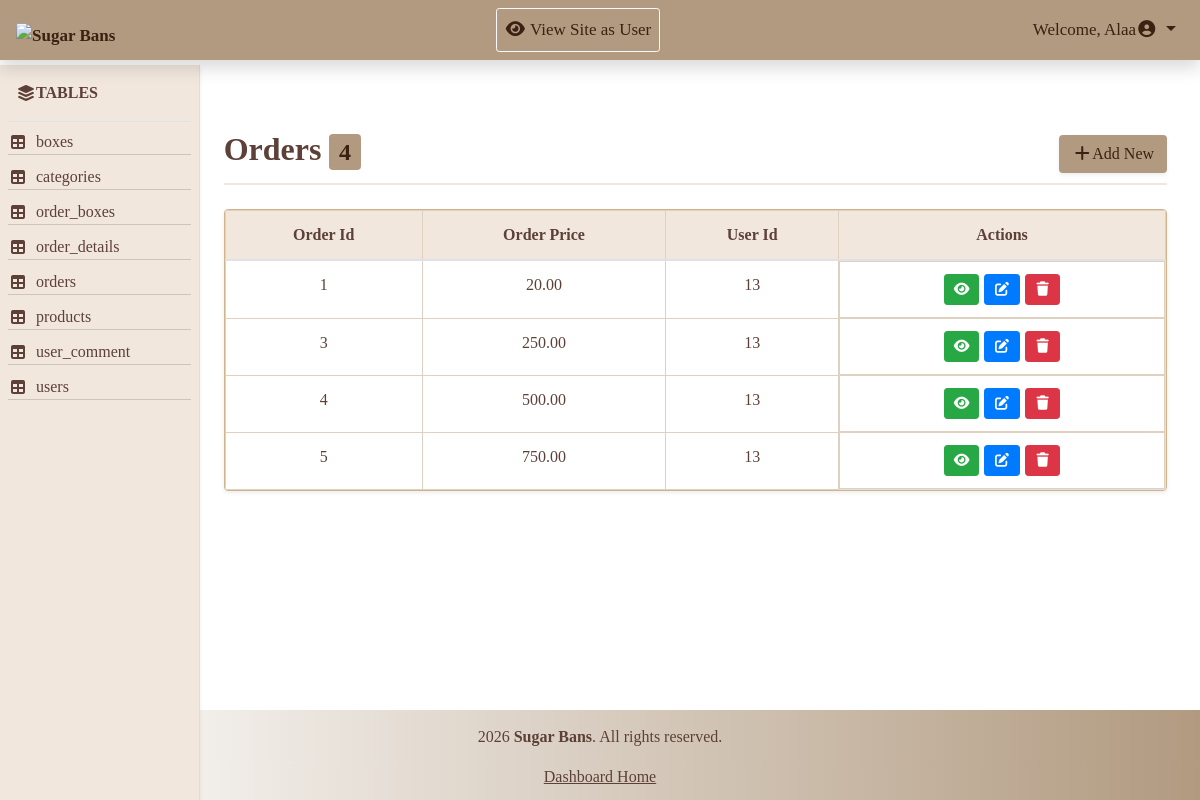
/Admin/view_table.php?table=orders (signed in), run on an earlier commit of the app's database.
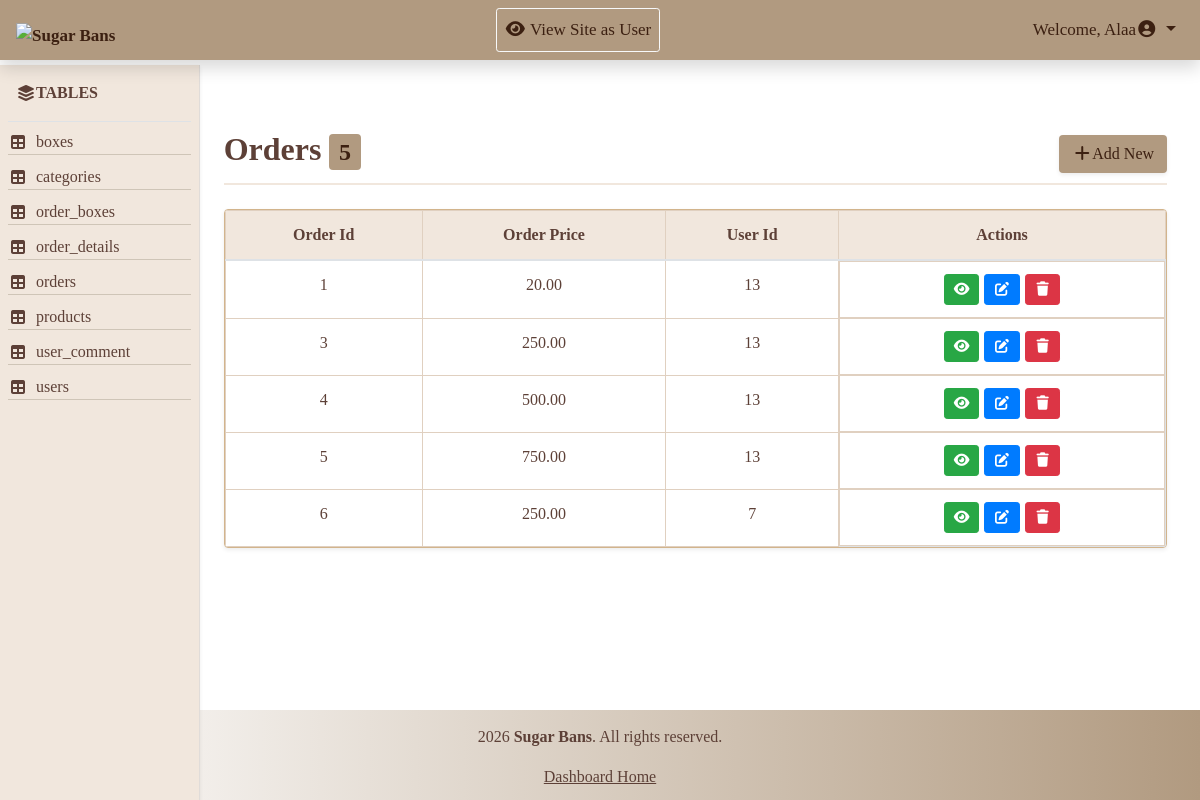
And on a later commit of the database.
### tables this page shows
CREATE TABLE `orders` (
  `order_id` int(11) NOT NULL,
  `order_price` decimal(10,2) NOT NULL,
  `user_id` int(11) NOT NULL,
  `order_date` timestamp NOT NULL DEFAULT current_timestamp(),
  `order_type` enum('delivery','pickup') NOT NULL,
  `note` text DEFAULT NULL,
  `address` varchar(255) DEFAULT NULL
);

### Admin/view_table.php (the view, shortened to what this page needs)
<?php
include 'includes/db/db.php';
include 'includes/temp/header.php';
include 'includes/temp/navbar.php';
?>
    <div class="row mx-3">
        <?php include 'includes/temp/aside.php'; ?>
        <main class="col-md-10">
            <?php
            $displayTitle = "";
            if (isset($_GET['table'])) {
                $currentTable = $_GET['table'];
                $spaceName = str_replace('_', ' ', $currentTable);
                $displayTitle = ucwords($spaceName);
            }
            $statement = $connect->prepare("SELECT * FROM $currentTable");
            $statement->execute();
            $currentTableCount =$statement->rowCount();
            $result = $statement->fetchAll(PDO::FETCH_ASSOC);
            $columns = [];
            if (!empty($result)) {
                $columns = array_slice(array_keys($result[0]), 0, 3);
            }
            ?>
            <div class="d-flex justify-content-between align-items-center div-title">
                <h2 class="table-title" ><?php echo $displayTitle;?> <span class="badge"><?php echo $currentTableCount;?></span></h2>
                <a href="action.php?action=add&table=<?php echo $currentTable; ?>"class="btn shadow-sm btn-add"><i class="fa-solid fa-plus"></i>Add New</a>
            </div>
            <div class="card shadow-sm mt-4 overflow-hidden">
                <div class="table-responsive">
                    <table class="table table-hover mb-0 w-100 border 1px">
                        <thead>
                            <tr>
                                <?php foreach ($columns as $col){?>
                                    <th><?php echo ucwords(str_replace('_', ' ', $col)); ?></th>
                                    <?php } ?>
                                    <th>Actions</th>
                            </tr>
                        </thead>
                        <tbody>
                            <?php foreach ($result as $row){ ?>
                                <tr>
                                    <?php foreach ($columns as $col){ ?>
                                    <td><?php echo $row[$col]; ?></td>
                                        <?php } ?>
                                    <td class="d-flex flex-md-nowrap justify-content-center operation">
                                        <a href="action.php?action=show&table=<?php echo $currentTable; ?>&id=<?php echo array_values($row)[0]; ?>" class="btn btn-sm btn-success"><i class="fa-solid fa-eye"></i></a>
                                        <a href="action.php?action=edit&table=<?php echo $currentTable; ?>&id=<?php echo array_values($row)[0]; ?>" class="btn btn-sm btn-primary"><i class="fa-solid fa-pen-to-square"></i></a>
                                        <a href="action.php?action=delete&table=<?php echo $currentTable; ?>&id=<?php echo array_values($row)[0]; ?>" class="btn btn-sm btn-danger" onclick= "return confirm('Are you sure you want to delete this?')"><i class="fa-solid fa-trash"></i></a>
                                   </td>
                               </tr>
                            <?php } ?>
                        </tbody>
                    </table>
                </div>
            </div>
        </main>
    </div>
<?php
include 'includes/temp/footer.php';
?>

### Admin/includes/temp/aside.php (shortened to what this page needs)
<aside class="col-md-2 side-wrapper px-2 shadow-sm">
    <div class="py-3 px-2 font-weight-bold border-bottom d-flex align-items-center">
        <i class="fas fa-layer-group"></i><span> TABLES</span>
    </div>
    <div class="mt-2">
        <?php
        try {
            $stmt = $connect->prepare("SHOW TABLES");
            $stmt->execute();
            $allTables = $stmt->fetchAll(PDO::FETCH_COLUMN);
            foreach ($allTables as $row) {
                echo"<a href='view_table.php?table=$row' class='side-item d-flex align-items-center'>
                        <i class='fas fa-table mr-2'></i>$row</a>";
            }
        }
        catch (PDOException $e) {
            echo "<div class='p-3 text-danger'>Error: " . $e->getMessage() . "</div>";
        }
        ?>
    </div>
</aside>

What changed in the data, as far as the page shows it:
added orders: order_id "6", order_price "250.00", user "7"
Also different on the page:
$currentTableCount: "4" → "5"
